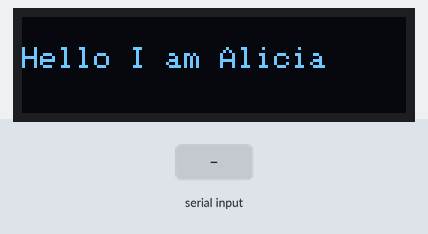
Bench run of a sketch on a simulated Arduino Uno, built with avr-gcc and run on an emulated ATmega328P. On the bench: 128×32 one-colour display. Inputs (shaded band) come from the test bench. What the sketch prints to the serial monitor is not drawn.

Above: at 1.2 s.
1.3 s: "1\n" received over Serial
At 2.5 s:
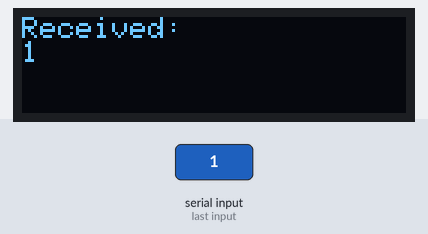
2.8 s: "0\n" received over Serial
At 3.9 s:
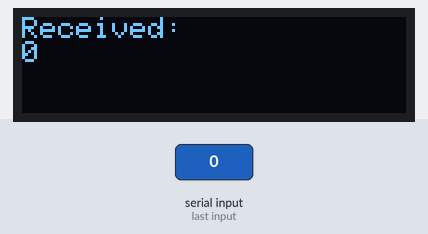
4.3 s: "2\n" received over Serial
At 5.0 s:
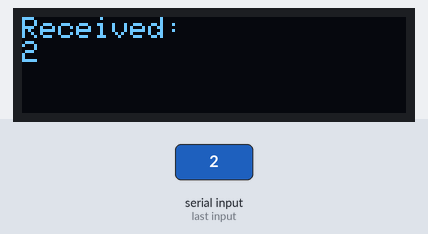
Timing chart, 0 to 7.3 s (numbered marks = the images above; inputs shaded):
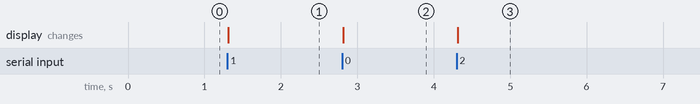

Measured:
- after the input at 1.3 s, the display: changes at once (image 1)
- after the input at 2.8 s, the display: changes at once (image 2)
- after the input at 4.3 s, the display: changes at once (image 3)

The sketch:

oled.ino
```cpp
#include <Wire.h>
#include <Adafruit_GFX.h>
#include <Adafruit_SSD1306.h>

#define SCREEN_WIDTH 128
#define SCREEN_HEIGHT 32  // 0.91" OLED
#define OLED_RESET    -1
Adafruit_SSD1306 display(SCREEN_WIDTH, SCREEN_HEIGHT, &Wire, OLED_RESET);

String inputText = "";

void setup() {
  Serial.begin(115200);

  if (!display.begin(SSD1306_SWITCHCAPVCC, 0x3C)) {
    Serial.println("OLED init failed");
    while (true);
  }

  display.clearDisplay();
  display.setTextSize(1);
  display.setTextColor(SSD1306_WHITE);
  display.setCursor(0, 10);
  display.println("Hello I am Alicia");
  display.display();
}

void loop() {
  if (Serial.available()) {
    inputText = Serial.readStringUntil('\n');
    inputText.trim();

    display.clearDisplay();
    display.setCursor(0, 0);
    display.println("Received:");
    display.println(inputText);
    display.display();

    Serial.println("Message shown on OLED!");
  }
}
```
